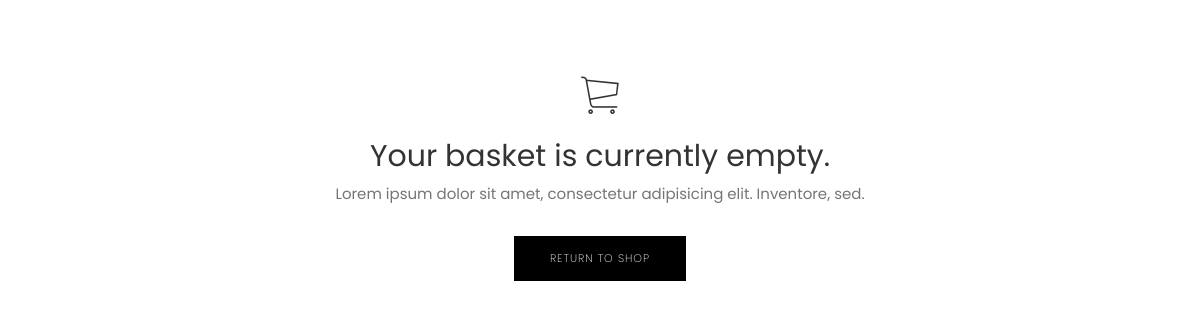
The app's page /orders/basket/ (signed in), older data.
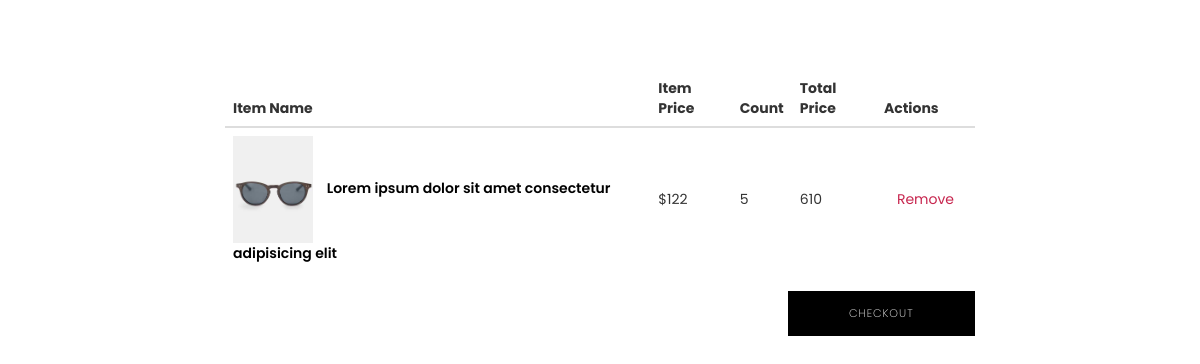
The same page, newer data.
### order_module/models.py (models this page shows, shortened)
class OrderDetail(models.Model):
    product=models.ForeignKey(Product,on_delete=models.PROTECT)
    order_basket=models.ForeignKey(OrderBasket,on_delete=models.CASCADE,related_name='order_detail')
    count=models.PositiveIntegerField()
    final_price=models.BigIntegerField(null=True,blank=True)
    def get_total_price(self):
        return self.product.price * self.count

### product_module/models.py (models this page shows, shortened)
class Product(models.Model):
    image=models.ImageField(upload_to='images/products',null=True,blank=True)
    title=models.CharField(max_length=300,db_index=True)
    price=models.PositiveIntegerField()
    discount_price=models.PositiveIntegerField(null=True,blank=True)
    is_active=models.BooleanField(default=True)
    is_delete=models.BooleanField(default=False)
    added_date=models.DateTimeField(auto_now_add=True)
    updated_date=models.DateTimeField(auto_now=True)
    slug=models.SlugField(blank=True,null=True,db_index=True)
    content=models.TextField(null=True,blank=True)
    short_description=models.CharField(max_length=320,db_index=True,null=True,blank=True)
    brand=models.ForeignKey(ProductBrand,on_delete=models.SET_NULL,blank=True,null=True)
    category=models.ManyToManyField(ProductCategory)
    rating=models.PositiveIntegerField(default=0,validators=[MaxValueValidator(5),MinValueValidator(0)],blank=True,null=True)
    sorting=models.ForeignKey(ProductSorting,on_delete=models.PROTECT,null=True,blank=True)
    class Meta:
        verbose_name='product'
        verbose_name_plural='products'

### order_module/views.py (the view, shortened to what this page needs)
# urls.py: path('basket/',views.UserOrderBasket.as_view(),name='order-basket'),
class UserOrderBasket(View,LoginRequiredMixin):
    template_name='order_module/basket.html'
    def get(self,request):
        current_basket,is_created=OrderBasket.objects.prefetch_related('order_detail').get_or_create(is_paid=False,user_id=request.user.id)
        return render(request,self.template_name,{
            'basket':current_basket,
            'total_price':current_basket.get_total_amount,
            })

### order_module/context_processors.py (called while the page is built)
def basket_products(request):
    user_basket=OrderBasket.objects.prefetch_related('order_detail').filter(is_paid=False,user_id=request.user.id).first()
    if user_basket is not None:
        return {'user_basket':user_basket}
    else:
        return {'user_basket':None}

### order_module/templates/order_module/basket.html (shortened to what this page needs)
{% extends "base.html" %}
{% load static %}
{% block content %}
    <div id='basket-content'>
        {% include "order_module/includes/basket_orders.html" %}
    </div>
{% endblock content %}

### order_module/templates/order_module/includes/basket_orders.html (shortened to what this page needs)
{% if basket.order_detail.all %}
<div class="page-wrapper">
<div class="cart shopping">
    <div class="container">
    <div class="row">
        <div class="col-md-8 col-md-offset-2">
        <div class="block">
            <div class="product-list">
            <form method="post">
                <table class="table">
                <thead>
                    <tr>
                    <th class="">Item Name</th>
                    <th class="">Item Price</th>
                    <th class="">Count</th>
                    <th class="">Total Price</th>
                    <th class="">Actions</th>
                    </tr>
                </thead>
                <tbody>
                    {% for detail in basket.order_detail.all %}
                        <tr class="">
                            <td class="">
                                <div class="product-info">
                                <img width="80" src="images/shop/cart/cart-1.jpg" alt="" />
                                <a href="{% url "product-detail" slug=detail.product.slug %}">{{detail.product.title}}</a>
                                </div>
                            </td>
                            <td class="">${{detail.product.price}}</td>
                            <td class="">{{detail.count}}</td>
                            <td class="">{{detail.get_total_price}}</td>
                            <td class="">
                                <a class="product-remove btn btn-light" onclick="removeOrderDetail({{detail.id}})">Remove</a>
                            </td>
                        </tr>
                    {% endfor %}
                </tbody>
                </table>
                <a href="#" class="btn btn-main pull-right col-md-3 ">Checkout</a>
            </form>
            </div>
        </div>
        </div>
    </div>
    </div>
</div>
</div>
{% else %}
<section class="empty-cart page-wrapper">
    <div class="container">
        <div class="row">
            <div class="col-md-6 col-md-offset-3">
            <div class="block text-center">
                <i class="tf-ion-ios-cart-outline"></i>
                    <h2 class="text-center">Your basket is currently empty.</h2>
                    <p>Lorem ipsum dolor sit amet, consectetur adipisicing elit. Inventore, sed.</p>
                    <a href="{% url "products" %}" class="btn btn-main mt-20">Return to shop</a>
            </div>
        </div>
    </div>
</section>
{% endif %}

Row changes from the older to the newer data that the page shows:
added OrderDetail: product "Lorem ipsum dolor sit amet consectetur adipisicing elit", product.price "122", count "5", get_total_price "610"
Text that changed along with them:
text no longer shown: "Your basket is currently empty. Lorem ipsum dolor sit amet, consectetur adipisicing elit. Inventore, sed. RETURN TO SHOP"
text now shown: "Item Name Item Price Count Total Price Actions CHECKOUT"
